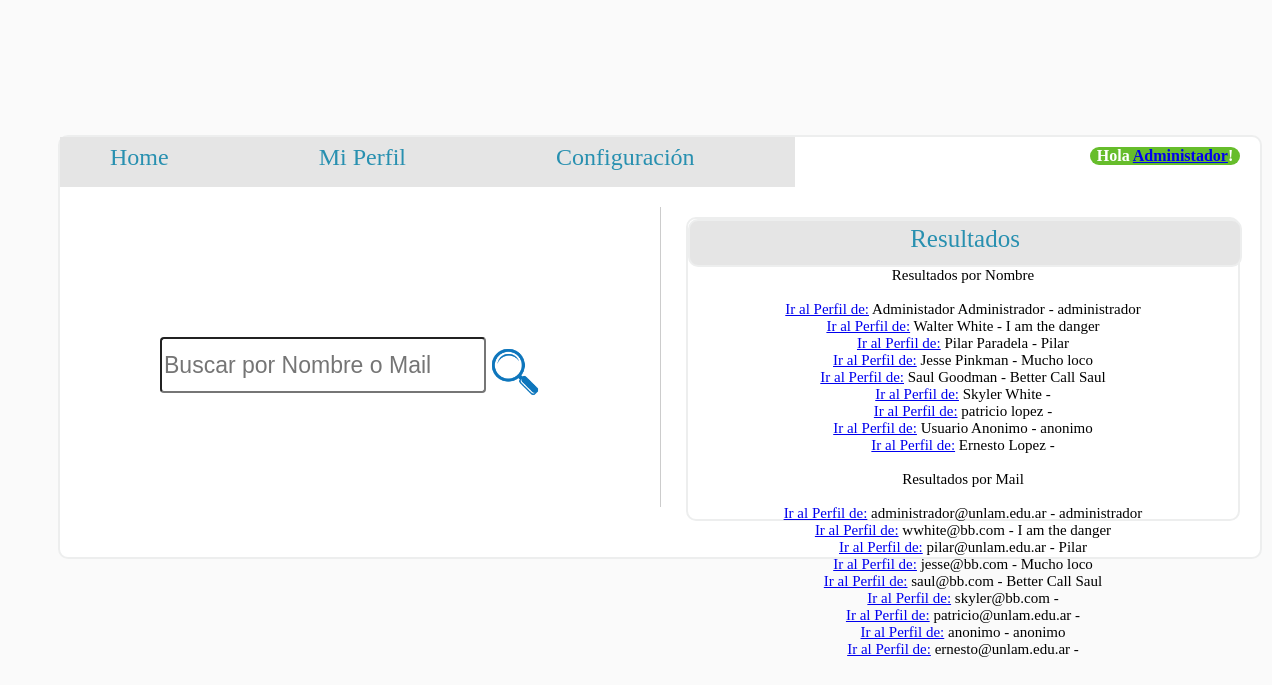
Page /paginas/resultados.php (signed in) on the committed database.
### tables this page shows
CREATE TABLE `usuario` (
  `idusuario` int(11) NOT NULL AUTO_INCREMENT,
  `nombre` text NOT NULL,
  `apellido` text NOT NULL,
  `mail` text NOT NULL,
  `descripcion` text,
  `password` text NOT NULL,
  `administrador` int(11) NOT NULL DEFAULT '0',
  `privacidad` int(11) NOT NULL DEFAULT '3',
  PRIMARY KEY (`idusuario`)
);

### paginas/mysql.php (called while the page is built, shortened)
<?php
$server="localhost:3306";
$user="root";
$password="";
$conexion=(mysqli_connect($server,$user,$password));
$consulta=mysqli_query($conexion,$con);
?>

### paginas/resultados.php (the view, shortened to what this page needs)
<!DOCTYPE html>
<html>
<head>
	<link rel="stylesheet" type="text/css" href="../css/estilo2.css"/>
</head>
<body>
		<div id="container">
					<ul class="dropdown">
						<li><a href="home.php" class="dir">Home</a></li>
						<li><a href="perfil.php" class="dir">Mi Perfil</a></li>
						<li><a href="conf.php" class="dir">Configuraci&oacute;n</a></li>
					</ul>
					<div class="bienvenidos">
						Hola <?php
									if ($_SESSION!=NULL) {
									$idusr=$_SESSION['idusr'];
									$nombresesion=$_SESSION['nom'];
									echo "<a href='perfil.php?id='.$idusr.''>$nombresesion</a>";
									}
							?>!
					</div>
					<div id="home">
						<div id="search">
						<form method="post" action="resultados.php" name="busqueda">
						<div id="busqueda"><input type="text" placeholder="Buscar por Nombre o Mail" name="search"
								  style="border-radius:4px; width:300px; height:50px;font-size: 23px" id="busqueda" /></div>
							<div id="lupa"> <input type="image" src="../img/icono_buscar.png" style="width:70px; height:70px;" /></div>
						</form>
						</div>
						<div class="lineavertical2"></div>
						<div id="resultados">
						<div id="mensajestitulo">Resultados</div>
						<?php
						$d=$_POST['search'];
						$con="CALL search1('%$d%')";
						require ("mysql.php");
						echo "<div class='aviso'>Resultados por Nombre</br></br>";
						while($resultados=mysqli_fetch_array($consulta)){
   						echo '<a href="perfil.php?p='.$resultados['idusuario'].'">Ir al Perfil de:</a>';
   						echo ' '.$resultados['nombre'].' ';
   						echo $resultados['apellido']." - ";
   						echo $resultados['descripcion']."</br>";
   						}
   						$con="CALL search2('%$d%')";
						require ("mysql.php");
						echo "Resultados por Mail</br></br>";
						while($resultados=mysqli_fetch_array($consulta)){
   						echo '<a href="perfil.php?p='.$resultados['idusuario'].'">Ir al Perfil de:</a>';
   						echo ' '.$resultados['mail'].' - ';
   						echo $resultados['descripcion']."</br>";
   						}
					    ?>
						</div>
  					</div>
  		</div>
</body>
</body>
</html>

### css/estilo2.css (style rules this page uses)
body { background-color: #fafafa; background-image:url("../img/fondo3.jpg"); background-position: center center; background-repeat: no-repeat; background-attachment: fixed; background-size: cover; }
#container { width: 1200px; height: 420px; margin-top: 135px; border-radius: 10px; border:solid; border-color: #edeeee; border-width: 2px; margin-right: 50px; margin-left:50px; background-color: #fff; }
.dropdown { height:50px; width:960px; }
ul.dropdown, ul.dropdown li, ul.dropdown ul { list-style: none; margin: 0; padding: 0; height: 50px; }
ul.dropdown { position: relative; z-index: 597; float: left; height: 50px; }
ul.dropdown li { float: left; min-height: 1px; line-height: 1.3em; vertical-align: middle; height: 50px; }
ul.dropdown { font: normal 12px 'Corbel', text-transform: uppercase; height: 50px; }
ul.dropdown li { padding: 7px 0; background-color: #E5E5E5; color: #2890B0; line-height: normal; height: 50px; }
ul.dropdown a:link, ul.dropdown a:visited { color: #2890B0; text-decoration: none; font-family: 'Corbel';font-size: 24px; }
ul.dropdown *.dir { padding-right: 100px; background-image: none; background-position: 100% 50%; background-repeat: no-repeat; }
ul.dropdown li a { display: block; padding: 7px 50px; }
ul.dropdown li { padding: 0; }
#home { width: 1200px; height: 300px; float: left; }
#search { width: 450px; height: 150px; margin-left: 100px; margin-top: 150px; float: left; }
#busqueda { width: 300px; height: 50px; float: left; padding-right: 20px; }
#lupa { width: 70px; height: 70px; float: left; padding-right: 10px; }
.lineavertical2 { border-left: 1px solid #ccc; height: 300px; width: 1px; margin-left: 600px; margin-top: 20px; position: absolute; }
#resultados { width:550px; height: 300px; float: right; margin-top: 30px; margin-right: 20px; border-radius: 10px; border: solid; border-width: 2px; border-color: #edeeee; }
#mensajestitulo { border: solid; width: 100%; height: 40px; text-align: center; padding-top: 4px; font-family: 'Corbel'; font-size: 25px; color: #2890B0; background-color: #E5E5E5; border-radius: 10px; border: solid; border-width: 2px; border-color: #edeeee; }
.bienvenidos { color: #fff; background-color: #66bd2b; border-color: #2e6da4; width: 150px; float: right; margin-top: 10px; margin-right: 20px; text-align: center; font-family: 'Corbel'; border-radius: 10px; font-weight: bold; }
.aviso { font-family: 'Corbel'; text-align: center; font-size: 15px; }

### rows in the picture
usuario: nombre "Administador", apellido "Administrador", descripcion "administrador", mail "administrador@unlam.edu.ar"
usuario: nombre "Walter", apellido "White", descripcion "I am the danger", mail "wwhite@bb.com"
usuario: nombre "Pilar", apellido "Paradela", descripcion "Pilar", mail "pilar@unlam.edu.ar"
usuario: nombre "Jesse", apellido "Pinkman", descripcion "Mucho loco", mail "jesse@bb.com"
usuario: nombre "Saul", apellido "Goodman", descripcion "Better Call Saul", mail "saul@bb.com"
usuario: nombre "Skyler", apellido "White", mail "skyler@bb.com"
usuario: nombre "patricio", apellido "lopez", mail "patricio@unlam.edu.ar"
usuario: nombre "Usuario", apellido "Anonimo", descripcion "anonimo", mail "anonimo"
usuario: nombre "Ernesto", apellido "Lopez", mail "ernesto@unlam.edu.ar"

### other values in the picture
$nombresesion "Administador"
